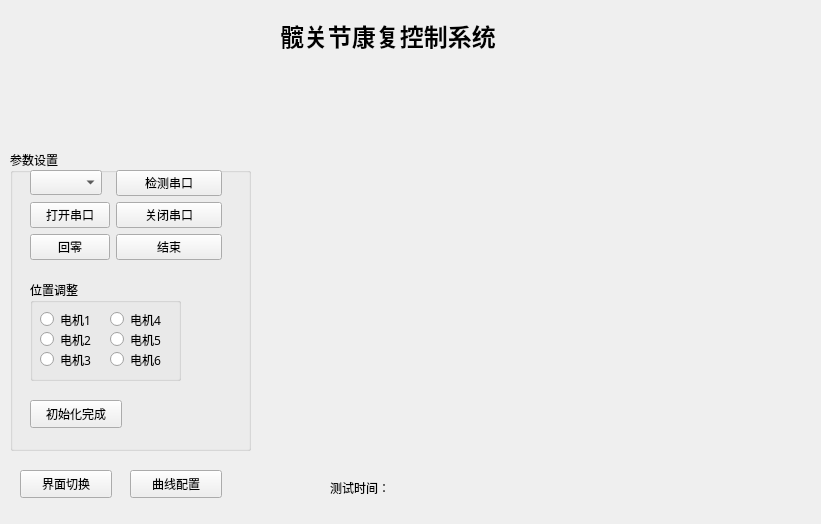
<?xml version="1.0" encoding="UTF-8"?>
<ui version="4.0">
 <class>Widget</class>
 <widget class="QWidget" name="Widget">
  <property name="geometry">
   <rect>
    <x>0</x>
    <y>0</y>
    <width>821</width>
    <height>524</height>
   </rect>
  </property>
  <property name="font">
   <font>
    <family>宋体</family>
   </font>
  </property>
  <property name="autoFillBackground">
   <bool>true</bool>
  </property>
  <widget class="QPushButton" name="Btn_Switch_UI">
   <property name="geometry">
    <rect>
     <x>20</x>
     <y>470</y>
     <width>92</width>
     <height>28</height>
    </rect>
   </property>
   <property name="text">
    <string>界面切换</string>
   </property>
  </widget>
  <widget class="QCustomPlot" name="customPlot" native="true">
   <property name="geometry">
    <rect>
     <x>310</x>
     <y>110</y>
     <width>431</width>
     <height>331</height>
    </rect>
   </property>
  </widget>
  <widget class="QGroupBox" name="groupBox_2">
   <property name="geometry">
    <rect>
     <x>10</x>
     <y>150</y>
     <width>241</width>
     <height>301</height>
    </rect>
   </property>
   <property name="title">
    <string>参数设置</string>
   </property>
   <widget class="QPushButton" name="Btn_Angle_Clear">
    <property name="geometry">
     <rect>
      <x>20</x>
      <y>250</y>
      <width>92</width>
      <height>28</height>
     </rect>
    </property>
    <property name="text">
     <string>初始化完成</string>
    </property>
   </widget>
   <widget class="QGroupBox" name="groupBox">
    <property name="geometry">
     <rect>
      <x>20</x>
      <y>130</y>
      <width>151</width>
      <height>101</height>
     </rect>
    </property>
    <property name="title">
     <string>位置调整</string>
    </property>
    <widget class="QRadioButton" name="Btn_LM3">
     <property name="geometry">
      <rect>
       <x>10</x>
       <y>70</y>
       <width>61</width>
       <height>19</height>
      </rect>
     </property>
     <property name="text">
      <string>电机3</string>
     </property>
    </widget>
    <widget class="QRadioButton" name="Btn_LM1">
     <property name="geometry">
      <rect>
       <x>10</x>
       <y>30</y>
       <width>61</width>
       <height>19</height>
      </rect>
     </property>
     <property name="text">
      <string>电机1</string>
     </property>
    </widget>
    <widget class="QRadioButton" name="Btn_LM2">
     <property name="geometry">
      <rect>
       <x>10</x>
       <y>50</y>
       <width>61</width>
       <height>19</height>
      </rect>
     </property>
     <property name="text">
      <string>电机2</string>
     </property>
    </widget>
    <widget class="QRadioButton" name="Btn_RM3">
     <property name="geometry">
      <rect>
       <x>80</x>
       <y>70</y>
       <width>61</width>
       <height>19</height>
      </rect>
     </property>
     <property name="text">
      <string>电机6</string>
     </property>
    </widget>
    <widget class="QRadioButton" name="Btn_RM1">
     <property name="geometry">
      <rect>
       <x>80</x>
       <y>30</y>
       <width>61</width>
       <height>19</height>
      </rect>
     </property>
     <property name="text">
      <string>电机4</string>
     </property>
    </widget>
    <widget class="QRadioButton" name="Btn_RM2">
     <property name="geometry">
      <rect>
       <x>80</x>
       <y>50</y>
       <width>61</width>
       <height>19</height>
      </rect>
     </property>
     <property name="text">
      <string>电机5</string>
     </property>
    </widget>
   </widget>
   <widget class="QWidget" name="layoutWidget">
    <property name="geometry">
     <rect>
      <x>20</x>
      <y>20</y>
      <width>192</width>
      <height>101</height>
     </rect>
    </property>
    <layout class="QFormLayout" name="formLayout">
     <item row="0" column="0">
      <widget class="QComboBox" name="comBox_Serial_num"/>
     </item>
     <item row="0" column="1">
      <widget class="QPushButton" name="Btn_Check_Serial">
       <property name="text">
        <string>检测串口</string>
       </property>
      </widget>
     </item>
     <item row="1" column="0">
      <widget class="QPushButton" name="Btn_Open_Serial">
       <property name="text">
        <string>打开串口</string>
       </property>
      </widget>
     </item>
     <item row="1" column="1">
      <widget class="QPushButton" name="Btn_Close_Serial">
       <property name="text">
        <string>关闭串口</string>
       </property>
      </widget>
     </item>
     <item row="2" column="0">
      <widget class="QPushButton" name="Btn_BackZero">
       <property name="text">
        <string>回零</string>
       </property>
      </widget>
     </item>
     <item row="2" column="1">
      <widget class="QPushButton" name="Btn_End">
       <property name="text">
        <string>结束</string>
       </property>
      </widget>
     </item>
    </layout>
   </widget>
  </widget>
  <widget class="QLabel" name="Title_all">
   <property name="geometry">
    <rect>
     <x>280</x>
     <y>10</y>
     <width>281</width>
     <height>51</height>
    </rect>
   </property>
   <property name="font">
    <font>
     <family>隶书</family>
     <pointsize>18</pointsize>
     <weight>75</weight>
     <bold>true</bold>
     <stylestrategy>PreferAntialias</stylestrategy>
    </font>
   </property>
   <property name="text">
    <string>髋关节康复控制系统</string>
   </property>
  </widget>
  <widget class="QPushButton" name="Btn_to_Curve_Setting">
   <property name="geometry">
    <rect>
     <x>130</x>
     <y>470</y>
     <width>92</width>
     <height>28</height>
    </rect>
   </property>
   <property name="text">
    <string>曲线配置</string>
   </property>
  </widget>
  <widget class="QLabel" name="label">
   <property name="geometry">
    <rect>
     <x>330</x>
     <y>480</y>
     <width>171</width>
     <height>16</height>
    </rect>
   </property>
   <property name="text">
    <string>测试时间：</string>
   </property>
  </widget>
 </widget>
 <customwidgets>
  <customwidget>
   <class>QCustomPlot</class>
   <extends>QWidget</extends>
   <header location="global">qcustomplot.h</header>
   <container>1</container>
  </customwidget>
 </customwidgets>
 <resources/>
 <connections/>
</ui>
